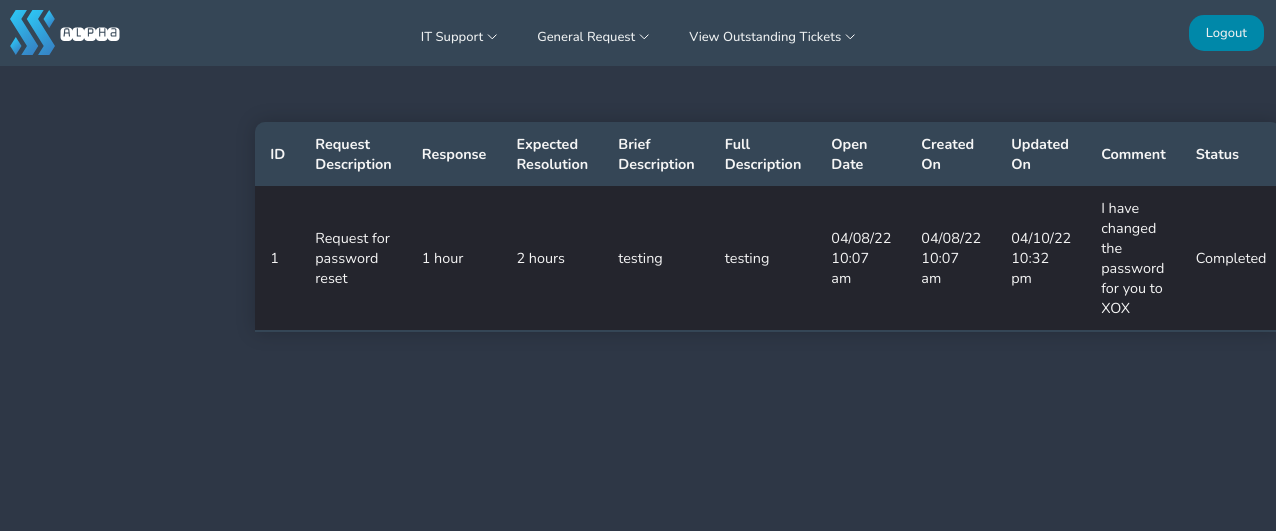
The app's page /pages/user-select-general-ticket.php?id=17 with its own data.
### tables this page shows
CREATE TABLE "requestticket" (
	"id"	INTEGER,
	"user"	INTEGER,
	"type"	TEXT,
	"request"	TEXT,
	"brief"	TEXT,
	"full"	TEXT,
	"status"	TEXT,
	"createdon"	TEXT,
	"comment"	TEXT,
	"updatedon"	TEXT,
	PRIMARY KEY("id" AUTOINCREMENT)
);

CREATE TABLE "generalrequest" (
	"id"	INTEGER,
	"requestdescription"	TEXT,
	"response"	TEXT,
	"resolution"	TEXT,
	"remarks"	TEXT,
	PRIMARY KEY("id")
);

### pages/user-select-general-ticket.php (the view, shortened to what this page needs)
<!DOCTYPE html>
<html lang="en">
<head>
    <?php include'../navigation/userdashnavbar.php';
    require ('../config/dbcon.php'); ?>
    <link rel="stylesheet" href="../navigation/userdashnavbar.css">
    <link rel="stylesheet" href="../css/admintickettable.css">
    <link rel="stylesheet" href="../css/user-select-button.css">
</head>
<body bgcolor="#2E3746">
    <?php
    if(isset($_GET['id'])) {
        $id = $_GET['id'];
    };
    $query = "SELECT * FROM requestticket
              left join generalrequest
              on requestticket.request = generalrequest.id
              where requestticket.id = $id";
    $statement = $conn->prepare($query);
    $statement->execute();
    $statement->setFetchMode(PDO::FETCH_OBJ);
    $result = $statement->fetchAll();
    ?>
    <table class="ticket-table">
        <thead>
        <tr>
            <th>ID</th>
            <th>Request Description</th>
            <th>Response</th>
            <th>Expected Resolution</th>
            <th>Brief Description</th>
            <th>Full Description</th>
            <th>Open Date</th>
            <th>Created On</th>
            <th>Updated On</th>
            <th>Comment</th>
            <th>Status</th>
        </tr>
        </thead>
        <?php foreach($result as $data) { ?>
            <tr>
                <td><?= $data->id; ?> </td>
                <td><?= $data->requestdescription; ?> </td>
                <td><?= $data->response; ?> </td>
                <td><?= $data->resolution; ?> </td>
                <td><?= $data->brief; ?> </td>
                <td><?= $data->full; ?> </td>
                <td><?= $data->createdon ?> </td>
                <td><?= $data->createdon; ?> </td>
                <td><?= $data->updatedon; ?> </td>
                <td><?= $data->comment; ?> </td>
                <td><?= $data->status; ?> </td>
            </tr>
            <?php
        }
        ?>
    </table>
</body>
</html>

### navigation/userdashnavbar.css (style rules this page uses)
* { box-sizing: border-box; margin: 0; padding: 0; }

### css/admintickettable.css (style rules this page uses)
* { box-sizing: border-box; font-family: "Nunito", sans-serif; }
.ticket-table { table-layout: fixed; margin-top: 100px; margin-left: 20%; margin-right: auto; margin-bottom: 0px; font-size: 0.9em; min-width: 70%; max-width: 70%; border-collapse: collapse; border-radius: 10px 10px 0 0; box-shadow: 0 0 20px rgba(0, 0 ,0, 0.20); overflow: hidden; }
.ticket-table thead tr { background-color: #354656; color: whitesmoke; text-align: left; font-weight: bold; }
.ticket-table th, .ticket-table td { max-width:180px; word-wrap:break-word; padding: 12px 15px; }
.ticket-table tbody tr { border-bottom: 1px solid #354656; color: whitesmoke; }
.ticket-table tbody tr:nth-of-type(odd) { background-color: #24252d; }
.ticket-table tbody tr:last-of-type { border-bottom: 2px solid #354656; }

### records on screen
requestticket: generalrequest.id "1", generalrequest.requestdescription "Request for password reset", generalrequest.response "1 hour", generalrequest.resolution "2 hours", brief "testing", full "testing", createdon "04/08/22 10:07 am", updatedon "04/10/22 10:32 pm", comment "I have changed the password for you to XOX", status "Completed"
